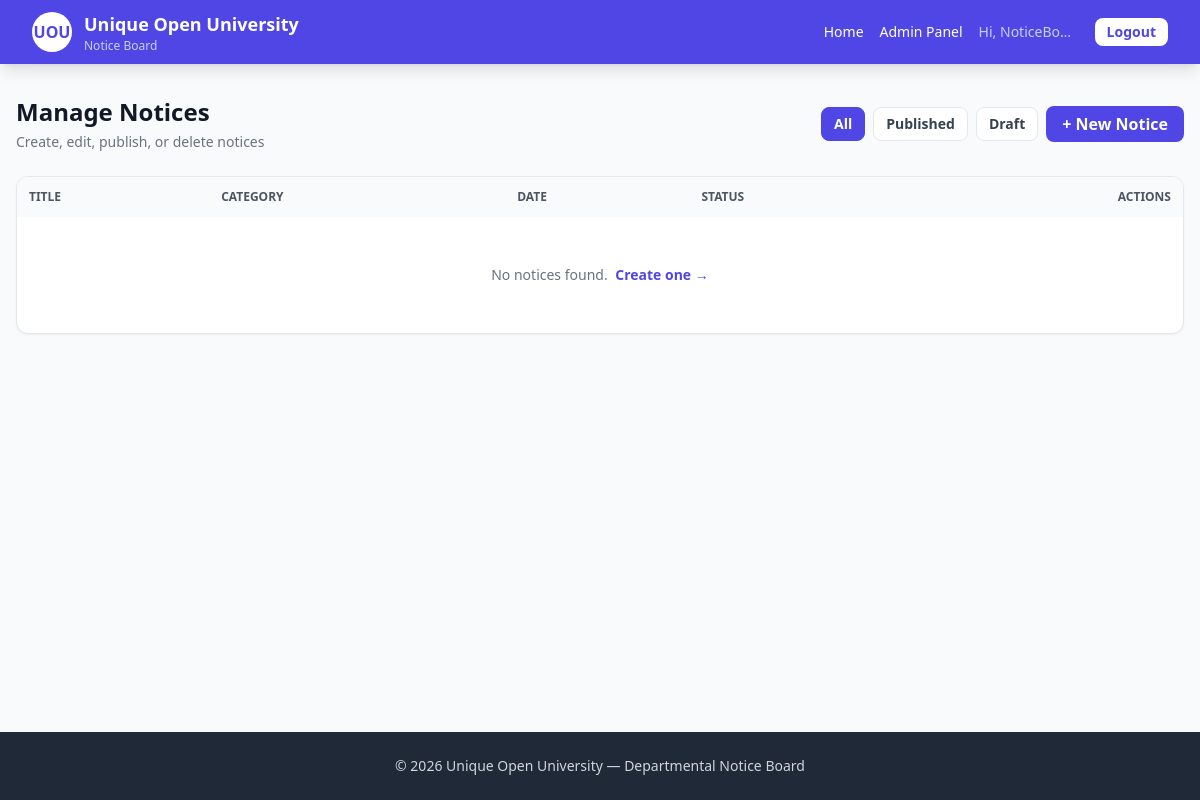
/admin-panel/notices/ (signed in), run on an earlier commit of the app's database.
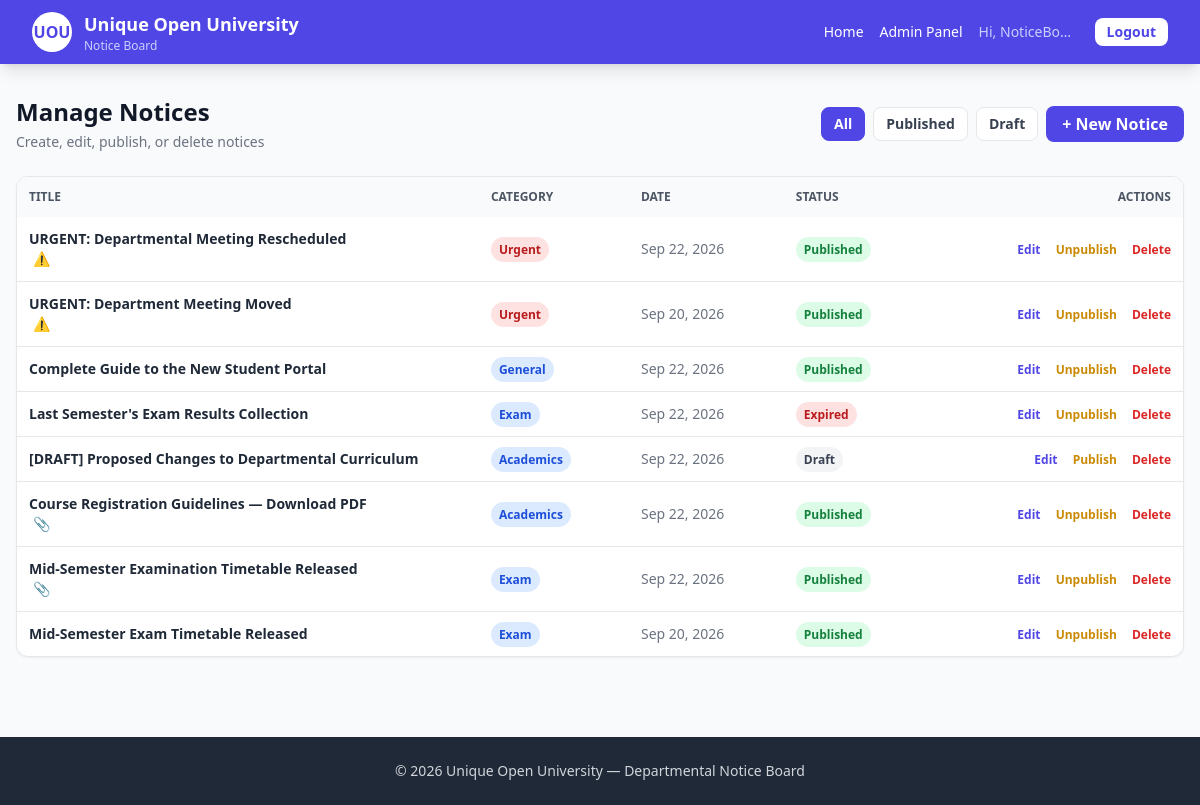
And on a later commit of the database.
### notices/models.py (models this page shows, shortened)
class Notice(models.Model):
    STATUS_CHOICES = [
        ('draft', 'Draft'),
        ('published', 'Published'),
    ]
    title = models.CharField(max_length=200)
    content = models.TextField()
    category = models.ForeignKey(
        Category, on_delete=models.SET_NULL,
        null=True, blank=True, related_name='notices'
    )
    author = models.ForeignKey(
        User, on_delete=models.CASCADE, related_name='notices'
    )
    attachment = models.FileField(upload_to='attachments/', blank=True, null=True)
    is_important = models.BooleanField(default=False)
    status = models.CharField(max_length=10, choices=STATUS_CHOICES, default='published')
    published_at = models.DateTimeField(default=timezone.now)
    expiry_date = models.DateTimeField(null=True, blank=True)
    created_at = models.DateTimeField(auto_now_add=True)
    updated_at = models.DateTimeField(auto_now=True)
    class Meta:
        ordering = ['-is_important', '-published_at']
    @property
    def is_expired(self):
        if self.expiry_date and timezone.now() > self.expiry_date:
            return True
        return False

class Category(models.Model):
    name = models.CharField(max_length=100, unique=True)
    slug = models.SlugField(max_length=100, unique=True, blank=True)
    description = models.TextField(blank=True)
    color = models.CharField(
        max_length=20, default='blue',
        help_text='Tailwind color: blue, green, red, yellow, purple, indigo'
    )
    class Meta:
        verbose_name_plural = 'Categories'
        ordering = ['name']

### notices/views.py (the view)
# urls.py: path('admin-panel/notices/', views.manage_notices, name='manage_notices'),
@login_required
@user_passes_test(is_admin)
def manage_notices(request):
    notices = Notice.objects.all()
    status_filter = request.GET.get('status', '')
    if status_filter:
        notices = notices.filter(status=status_filter)
    return render(request, 'notices/manage_notices.html', {
        'notices': notices,
        'status_filter': status_filter,
    })

### notices/views.py (called while the page is built)
def is_admin(user):
    return user.is_authenticated and (user.is_staff or user.is_superuser)

### templates/notices/manage_notices.html (shortened to what the changed rows need)
{% extends 'notices/base.html' %}
{% block content %}
<div class="max-w-7xl mx-auto px-4 py-8">
  <div class="flex flex-wrap items-center justify-between gap-3 mb-6">
    <div>
      <h1 class="text-2xl font-bold text-gray-900">Manage Notices</h1>
    </div>
  </div>
  <div class="bg-white rounded-xl shadow-sm border overflow-hidden">
    <div class="overflow-x-auto">
      <table class="w-full text-sm">
        <thead class="bg-gray-50 text-gray-600 uppercase text-xs">
          <tr>
            <th class="text-left p-3">Title</th>
            <th class="text-left p-3 hidden md:table-cell">Category</th>
            <th class="text-left p-3 hidden sm:table-cell">Date</th>
            <th class="text-left p-3">Status</th>
            <th class="text-right p-3">Actions</th>
          </tr>
        </thead>
        <tbody class="divide-y">
          {% for n in notices %}
            <tr class="hover:bg-gray-50">
              <td class="p-3 max-w-xs">
                <a href="{% url 'notice_detail' n.pk %}"
                   class="font-semibold text-gray-800 hover:text-uou break-words block">
                  {{ n.title }}
                </a>
                {% if n.is_important %}
                  <span class="text-red-500 ml-1" title="Important">⚠</span>
                {% endif %}
                {% if n.attachment %}
                  <span class="text-gray-400 ml-1" title="Has attachment">📎</span>
                {% endif %}
              </td>
              <td class="p-3 hidden md:table-cell">
                {% if n.category %}
                  <span class="px-2 py-1 rounded-full text-xs font-semibold whitespace-nowrap
                               bg-{{ n.category.color }}-100 text-{{ n.category.color }}-700">
                    {{ n.category.name }}
                  </span>
                {% else %}
                  <span class="text-gray-400">—</span>
                {% endif %}
              </td>
              <td class="p-3 hidden sm:table-cell text-gray-500 whitespace-nowrap">
                {{ n.published_at|date:"M d, Y" }}
              </td>
              <td class="p-3">
                {% if n.is_expired %}
                  <span class="px-2 py-1 rounded-full text-xs font-bold bg-red-100 text-red-700 whitespace-nowrap">
                    Expired
                  </span>
                {% elif n.status == 'published' %}
                  <span class="px-2 py-1 rounded-full text-xs font-bold bg-green-100 text-green-700 whitespace-nowrap">
                    Published
                  </span>
                {% else %}
                  <span class="px-2 py-1 rounded-full text-xs font-bold bg-gray-100 text-gray-700 whitespace-nowrap">
                    Draft
                  </span>
                {% endif %}
              </td>
              <td class="p-3 text-right whitespace-nowrap">
                <a href="{% url 'notice_edit' n.pk %}"
                   class="text-uou hover:underline text-xs font-semibold mr-3">
                  Edit
                </a>
                <a href="{% url 'notice_toggle_publish' n.pk %}"
                   class="text-yellow-600 hover:underline text-xs font-semibold mr-3">
                  {% if n.status == 'published' %}Unpublish{% else %}Publish{% endif %}
                </a>
                <a href="{% url 'notice_delete' n.pk %}"
                   class="text-red-600 hover:underline text-xs font-semibold">
                  Delete
                </a>
              </td>
            </tr>
          {% empty %}
            <tr>
              <td colspan="5" class="p-12 text-center text-gray-500">
                No notices found.
                <a href="{% url 'notice_create' %}" class="text-uou font-semibold hover:underline ml-1">
                  Create one →
                </a>
              </td>
            </tr>
          {% endfor %}
        </tbody>
      </table>
    </div>
  </div>
</div>
{% endblock %}

What changed in the data, as far as the page shows it:
added Notice: title "URGENT: Departmental Meeting Rescheduled", category.name "Urgent", published_at "Sep 22, 2026", status "Published"
added Notice: title "URGENT: Department Meeting Moved", category.name "Urgent", published_at "Sep 20, 2026", status "Published"
added Notice: title "Complete Guide to the New Student Portal", category.name "General", published_at "Sep 22, 2026", status "Published"
added Notice: title "Last Semester's Exam Results Collection", category.name "Exam", published_at "Sep 22, 2026", shows "Expired", status "Unpublish"
added Notice: title "[DRAFT] Proposed Changes to Departmental Curriculum", category.name "Academics", published_at "Sep 22, 2026", status "Draft"
added Notice: title "Course Registration Guidelines — Download PDF", category.name "Academics", published_at "Sep 22, 2026", status "Published"
added Notice: title "Mid-Semester Examination Timetable Released", category.name "Exam", published_at "Sep 22, 2026", status "Published"
added Notice: title "Mid-Semester Exam Timetable Released", category.name "Exam", published_at "Sep 20, 2026", status "Published"
Also different on the page:
text no longer shown: "No notices found. Create one →"
